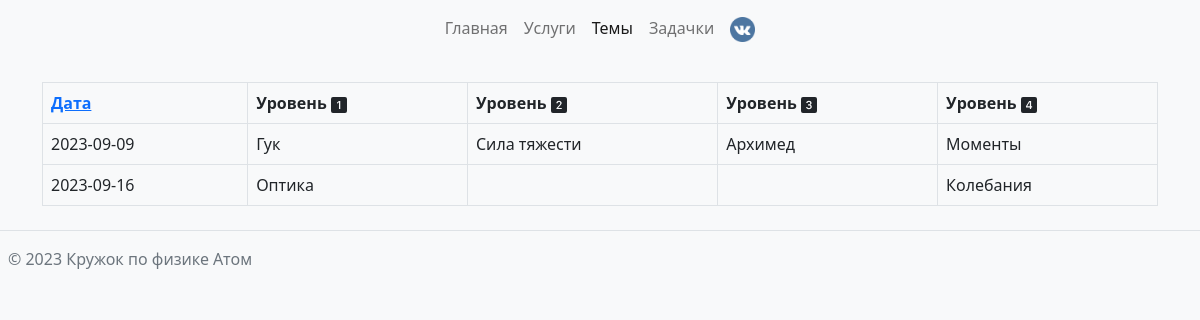
The page /topic/ on the database its author committed.
### atom/models.py (models this page shows, shortened)
class ScheduleTopicModels(models.Model):
    date = models.CharField(max_length=30)
    title = models.CharField(max_length=225)
    level = models.CharField(max_length=20)
    class Meta:
        verbose_name = "topic"
        verbose_name_plural = "topics"
        ordering = ('date', 'level')

### atom/views.py (the view)
# urls.py: path('topic/', views.topic, name='topic'),
def topic(request):
    timetable_data = []
    timetables = ScheduleTopicModels.objects.all()
    schedule_data = {}
    for timetable in timetables:
        date = timetable.date
        level = timetable.level
        title = timetable.title
        if date not in schedule_data:
            schedule_data[date] = {}
        schedule_data[date][level] = {'title': title}
    dates = sorted(schedule_data.keys())
    levels = ['1', '2', '3', '4']
    for date in dates:
        row_data = {'date': date}
        for level in levels:
            title = schedule_data.get(date, {}).get(level)
            row_data[level.lower() + '_title'] = title
        timetable_data.append(row_data)
    print(timetable_data)
    context = {'timetable_data': timetable_data}
    return render(request, 'topic.html', context)

### atom/templates/topic.html (shortened to what this page needs)
<!doctype html>
<html lang="en">
<head>
    <link href="https://cdn.jsdelivr.net/npm/bootstrap@5.0.2/dist/css/bootstrap.min.css" rel="stylesheet"
>
    <link rel="stylesheet" href="../static/main.css">
</head>
<body>
<nav class="navbar navbar-expand-lg navbar-light bg-light">
    <div class="container-fluid">
        <div class="collapse navbar-collapse" id="navbarNav">
            <ul class="navbar-nav">
                <li class="nav-item">
                    <a class="nav-link" href="{% url 'atom:main' %}">Главная</a>
                </li>
                <li class="nav-item">
                    <a class="nav-link" href="{% url 'atom:service' %}">Услуги</a>
                </li>
                <li class="nav-item">
                    <a class="nav-link active" aria-current="page" href="{% url 'atom:topic' %}">Темы</a>
                </li>
                <li class="nav-item">
                    <a class="nav-link" href="{% url 'atom:task' %}">Задачки</a>
                </li>
                <li class="nav-item">
                    <a class="nav-link" href="https://vk.com/" target="_blank"><img src="../static/vk.png" height="25"></a>
                </li>
            </ul>
        </div>
    </div>
</nav>
<div class="container mt-4">
    <table class="table table-bordered">
        <thead>
        <tr>
            <th scope="col"> <a href="https://calendar.google.com/calendar/u/0/r">Дата</a></th>
            <th scope="col">Уровень
                <svg xmlns="http://www.w3.org/2000/svg" width="16" height="16" fill="currentColor"
                     class="bi bi-1-square-fill" viewBox="0 0 16 16">
                    <path d="M2 0a2 2 0 0 0-2 2v12a2 2 0 0 0 2 2h12a2 2 0 0 0 2-2V2a2 2 0 0 0-2-2H2Zm7.283 4.002V12H7.971V5.338h-.065L6.072 6.656V5.385l1.899-1.383h1.312Z"/>
                </svg>
            </th>
            <th scope="col">Уровень
            </th>
            <th scope="col">Уровень
            </th>
            <th scope="col">Уровень
            </th>
        </tr>
        </thead>
        <tbody>
        {% for slot in timetable_data %}
            <tr>
                <td>{{ slot.date }}</td>
                <td>
                    {{ slot.1_title.title }}<br>
                </td>
                <td>
                    {{ slot.2_title.title }}<br>
                </td>
                <td>
                    {{ slot.3_title.title }}<br>
                </td>
                <td>
                    {{ slot.4_title.title }}<br>
                </td>
            </tr>
        {% endfor %}
        </tbody>
    </table>
</div>
<footer class="d-flex flex-wrap justify-content-between align-items-center py-3 my-4 border-top">
    <div class="col-md-4 d-flex align-items-center">
        <span class="mb-3 mb-md-0 text-muted">© 2023 Кружок по физике Атом</span>
    </div>
</footer>
</body>

### atom/static/main.css (style rules this page uses)
.navbar-collapse { justify-content: center; }
body { background: #f8f9fa; }

### rows shown on the page
ScheduleTopicModels: date "2023-09-09", 1_title "Гук"
ScheduleTopicModels: 2_title "Сила тяжести"
ScheduleTopicModels: 3_title "Архимед"
ScheduleTopicModels: 4_title "Моменты"
ScheduleTopicModels: date "2023-09-16", 1_title "Оптика"
ScheduleTopicModels: 4_title "Колебания"
